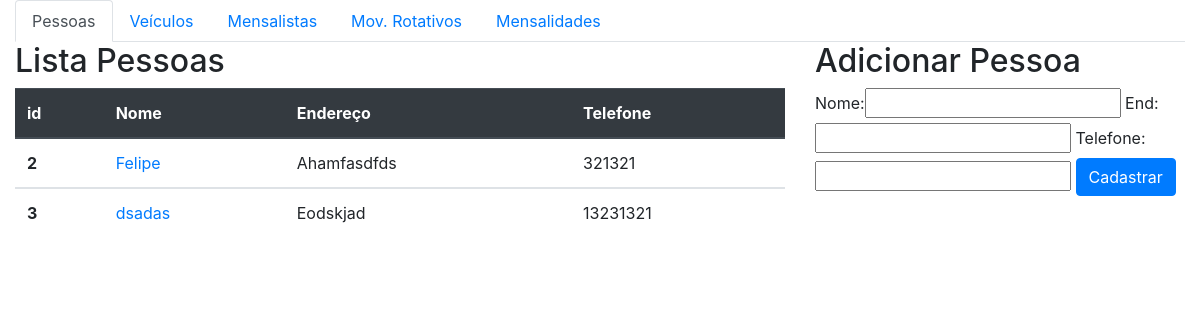
Before: /core/pessoas/ with the older database file.
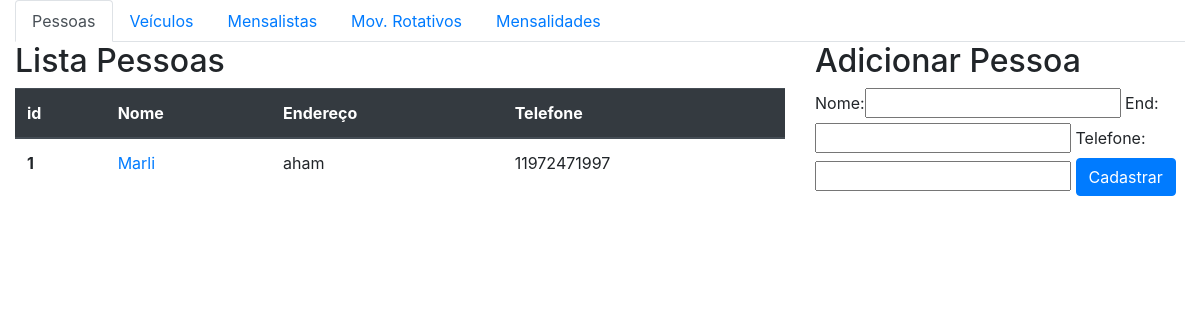
After: the same page with the newer database file.
### core/models.py (models this page shows, shortened)
class pessoa(models.Model):
    nome = models.CharField(max_length=100)
    end = models.CharField(max_length=200)
    telefone = models.CharField(max_length=200)

### core/views.py (the view)
def lista_pessoas(request):
    pessoas = pessoa.objects.all()
    form= PessoaForm()
    data= {'pessoas': pessoas, 'form':form}
    return render(request, 'core/lista_pessoas.html', data)

### core/forms.py
class PessoaForm(ModelForm):
    class Meta:
        model = pessoa
        fields = '__all__'

### core/templates/core/lista_pessoas.html (shortened to what this page needs)
<!DOCTYPE html>
{% extends 'base.html' %}
{% block main %}
{% load bootstrap %}
<html lang="en">
<head>
</head>
<body>
<ul class="nav nav-tabs">
    <li class="nav-item">
        <a class="nav-link active" href="{% url 'core_lista_pessoas' %}">Pessoas</a>
    </li>
    <li class="nav-item">
        <a class="nav-link" href="{% url 'core_lista_veiculos' %}">Veículos</a>
    </li>
    <li class="nav-item">
        <a class="nav-link" href="{% url 'core_lista_mensalistas' %}">Mensalistas</a>
    </li>
    <li class="nav-item">
        <a class="nav-link" href="{% url 'core_lista_movrot' %}">Mov. Rotativos</a>
    </li>
    <li class="nav-item">
        <a class="nav-link" href="{% url 'core_lista_movmen' %}">Mensalidades</a>
    </li>
</ul>
<div class="row">
    <div class="col-sm-8">
        <h2>Lista Pessoas</h2>
        <table class="table">
          <thead class="thead-dark">
            <tr>
              <th scope="col">id</th>
              <th scope="col">Nome</th>
              <th scope="col">Endereço</th>
              <th scope="col">Telefone</th>
            </tr>
          </thead>
          {% for pessoa in pessoas%}
          <tbody>
            <tr>
              <th scope="row">{{pessoa.id}}</th>
              <td><a href="{% url 'core_pessoa_update' pessoa.id%}">{{pessoa.nome}}</a></td>
              <td>{{pessoa.end}}</td>
              <td>{{pessoa.telefone}}</td>
            </tr>
          </tbody>
          {% endfor %}
        </table>
    </div>
    <div class="col-sm-4">
        <h2>Adicionar Pessoa</h2>
        <form action="{% url 'core_pessoa_novo'%} " method="POST">
            {{ form|bootstrap }}
            <button class="btn btn-primary" type="submit"> Cadastrar </button>
        </form>
    </div>
</div>
{% endblock %}

Changed rows visible on the page:
removed pessoa: id "2", nome "Felipe", end "Ahamfasdfds", telefone "321321"
removed pessoa: id "3", nome "dsadas", end "Eodskjad", telefone "13231321"
added pessoa: id "1", nome "Marli", end "aham", telefone "11972471997"
